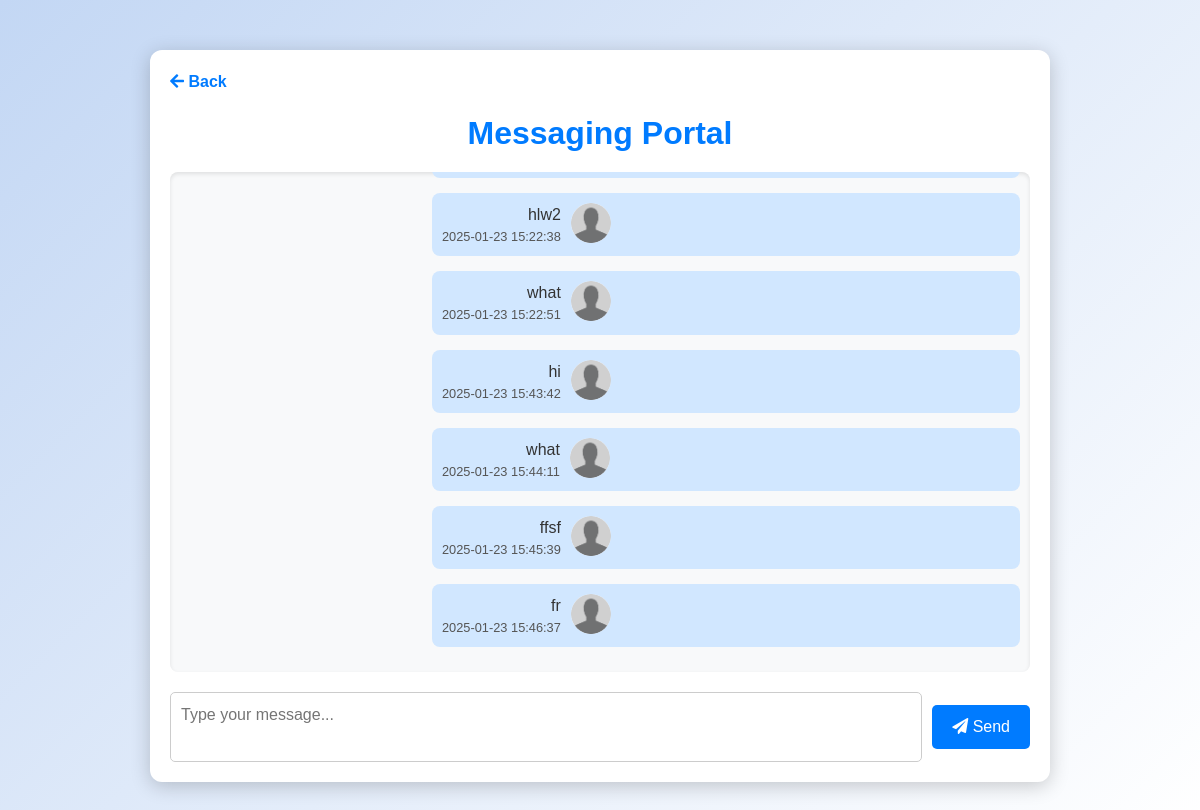
Page /conversation.php?conversation_id=3&worker_id=7 (signed in) on the committed database.
### tables this page shows
CREATE TABLE `messages` (
  `message_id` int(11) NOT NULL,
  `conversation_id` int(11) NOT NULL,
  `sender_id` int(11) NOT NULL,
  `message` text NOT NULL,
  `created_at` timestamp NOT NULL DEFAULT current_timestamp(),
  `sender_type` enum('user','worker') DEFAULT NULL
);

### conversation.php (the view, shortened to what this page needs)
<?php
include 'db.php';
$user_id = $_SESSION['user_id'] ?? null;
$worker_id = $_GET['worker_id'] ?? null;
$conversation_id = $_GET['conversation_id'] ?? null;
$query = "SELECT * FROM messages WHERE conversation_id = :conversation_id ORDER BY created_at ASC";
$stmt = $pdo->prepare($query);
$stmt->execute(['conversation_id' => $conversation_id]);
$messages = $stmt->fetchAll(PDO::FETCH_ASSOC);
$userQuery = "SELECT image FROM users WHERE user_id = :user_id";
$userStmt = $pdo->prepare($userQuery);
$userStmt->execute(['user_id' => $user_id]);
$user = $userStmt->fetch(PDO::FETCH_ASSOC);
$workerQuery = "SELECT profile_photo FROM workers WHERE worker_id = :worker_id";
$workerStmt = $pdo->prepare($workerQuery);
$workerStmt->execute(['worker_id' => $worker_id]);
$worker = $workerStmt->fetch(PDO::FETCH_ASSOC);
?>
<!DOCTYPE html>
<html lang="en">
<head>
    <link rel="stylesheet" href="https://cdnjs.cloudflare.com/ajax/libs/font-awesome/5.15.4/css/all.min.css">
    <link rel="stylesheet" href="https://cdnjs.cloudflare.com/ajax/libs/bootstrap/5.3.0/css/bootstrap.min.css">
</head>
<body>
<div class="container">
    <a href="javascript:history.back()" class="back-button"><i class="fas fa-arrow-left"></i> Back</a>
    <h2>Messaging Portal</h2>
    <div id="chat-window">
        <?php foreach ($messages as $message): ?>
            <div class="message <?= $message['sender_type'] === 'user' ? 'user-message' : 'worker-message'; ?>">
                <img src="<?= htmlspecialchars($message['sender_type'] === 'user' ? ($user['image'] ?? 'default.png') : ($worker['profile_photo'] ?? 'default.png')); ?>" alt="">
                <div>
                    <p><?= htmlspecialchars($message['message']); ?></p>
                    <small><?= htmlspecialchars($message['created_at']); ?></small>
                </div>
            </div>
        <?php endforeach; ?>
    </div>
    <form action="send_message.php" method="POST">
        <textarea name="message" placeholder="Type your message..." required></textarea>
        <button type="submit"><i class="fas fa-paper-plane"></i> Send</button>
    </form>
</div>
</body>
</html>

### conversation.php (style rules this page uses)
body { font-family: 'Arial', sans-serif; background: linear-gradient(135deg, #c3d7f4, #ffffff); margin: 0; color: #333; }
.container { max-width: 900px; margin: 50px auto; padding: 20px; background: #fff; border-radius: 12px; box-shadow: 0 4px 20px rgba(0, 0, 0, 0.2); }
h2 { text-align: center; margin-bottom: 20px; color: #007bff; font-weight: bold; }
#chat-window { max-height: 500px; overflow-y: auto; padding: 10px; background-color: #f8f9fa; border-radius: 8px; margin-bottom: 20px; box-shadow: inset 0 2px 4px rgba(0, 0, 0, 0.1); }
.message { display: flex; align-items: flex-start; margin-bottom: 15px; }
.user-message { background-color: #d1e7ff; padding: 10px; border-radius: 8px; max-width: 70%; margin-left: auto; text-align: right; }
.message img { width: 40px; height: 40px; border-radius: 50%; margin-right: 10px; }
.message p { margin: 0; padding: 0; }
.message small { display: block; font-size: 0.8em; color: #555; }
form { display: flex; align-items: center; }
textarea { flex-grow: 1; padding: 10px; border-radius: 5px; border: 1px solid #ccc; resize: none; margin-right: 10px; }
button { padding: 10px 20px; background-color: #007bff; color: white; border: none; border-radius: 5px; cursor: pointer; }
.user-message img { order: 2; margin-left: 10px; margin-right: 0; }
.back-button { display: inline-block; margin-bottom: 20px; text-decoration: none; color: #007bff; font-size: 1em; font-weight: bold; }

### rows in the picture
messages: message "hlw2", created_at "2025-01-23 15:22:38"
messages: message "what", created_at "2025-01-23 15:22:51"
messages: message "hi", created_at "2025-01-23 15:43:42"
messages: message "what", created_at "2025-01-23 15:44:11"
messages: message "ffsf", created_at "2025-01-23 15:45:39"
messages: message "fr", created_at "2025-01-23 15:46:37"
